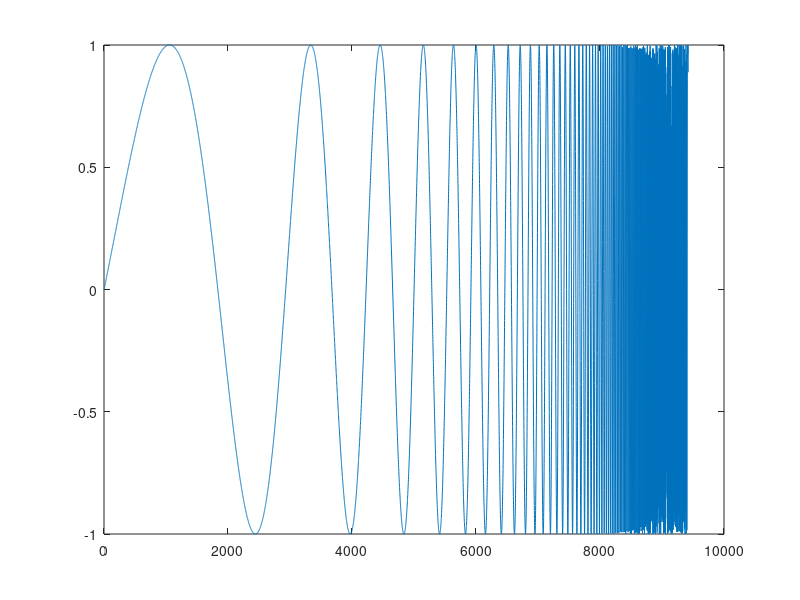

MATLAB code for this plot: (Note: this script raises an error after producing the figure.)
%% STFT
clear;

n=0:0.0001:1-1/10/(3)^(1/2);
fs=4096; %Hz
f=1./((1-n).^2);
% xn=chirp(n,1,1-1/10/(3)^(1/2),300,'quadratic');

xn=sin(2*pi*f);
figure(1);
plot(xn);

stft(xn); 
 [s,f1,t1]=stft(xn);          % f1-> contains frequencies at which stft calculated
                                % t1-> mid points of all the windows
% [val,f2]=max(abs(s(:,(1:length(t1)))));
 figure(2);
% plot(t1/10000,abs((f2-64)*32));
% hold on;
plot(t1/10000,f(t1));
% ylim([0,300]);
% hold off;

% rms_error_stft=((sum(abs((f2-64)*32)-f(t1)).^2)/length(t1))^(1/2);